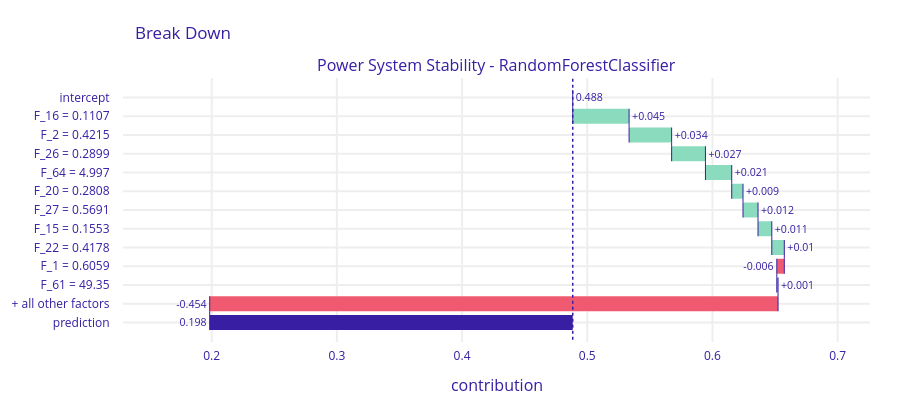

Here is the notebook cell this chart was saved with:
### Markdown cell above
## DALEX Breakdown Plot

### Code cell
bd_exp.plot()

### Figure 1 — Plotly figure (JSON) as saved in the notebook; plotly's stock layout.template omitted (floating-point values rounded to 4 significant figures)
{"data": [{"base": 0.4884, "connector": {"line": {"color": "#371ea3", "dash": "solid", "width": 1}, "mode": "spanning"}, "decreasing": {"marker": {"color": "#f05a71"}}, "hoverinfo": "text+delta", "hoverlabel": {"bgcolor": "rgba(0,0,0,0.8)"}, "hovertext": ["Average response: 0.488<br>Prediction: 0.198", "F_16 = 0.1107<br>increases average response by", "F_2 = 0.4215<br>increases average response by", "F_26 = 0.2899<br>increases average response by", "F_64 = 4.997<br>increases average response by", "F_20 = 0.2808<br>increases average response by", "F_27 = 0.5691<br>increases average response by", "F_15 = 0.1553<br>increases average response by", "F_22 = 0.4178<br>increases average response by", "F_1 = 0.6059<br>decreases average response by", "F_61 = 49.35<br>increases average response by", "+ all other factors<br>decreases average response by", "Average response: 0.488<br>Prediction: 0.198"], "increasing": {"marker": {"color": "#8bdcbe"}}, "measure": ["relative", "relative", "relative", "relative", "relative", "relative", "relative", "relative", "relative", "relative", "relative", "relative", "total"], "orientation": "h", "showlegend": false, "text": ["0.488", "+0.045", "+0.034", "+0.027", "+0.021", "+0.009", "+0.012", "+0.011", "+0.01", "-0.006", "+0.001", "-0.454", "0.198"], "textposition": "outside", "totals": {"marker": {"color": "#371ea3"}}, "type": "waterfall", "x": [0, 0.045, 0.034, 0.027, 0.021, 0.009, 0.012, 0.011, 0.01, -0.006, 0.001, -0.454, -0.291], "xaxis": "x", "y": ["intercept", "F_16 = 0.1107", "F_2 = 0.4215", "F_26 = 0.2899", "F_64 = 4.997", "F_20 = 0.2808", "F_27 = 0.5691", "F_15 = 0.1553", "F_22 = 0.4178", "F_1 = 0.6059", "F_61 = 49.35", "+ all other factors", "prediction"], "yaxis": "y"}], "layout": {"annotations": [{"font": {"size": 16}, "showarrow": false, "text": "Power System Stability - RandomForestClassifier", "x": 0.5, "xanchor": "center", "xref": "paper", "y": 1, "yanchor": "bottom", "yref": "paper"}, {"font": {"size": 16}, "showarrow": false, "text": "contribution", "x": 0.5, "xanchor": "center", "xref": "paper", "y": 0, "yanchor": "top", "yref": "paper", "yshift": -30}], "font": {"color": "#371ea3"}, "height": 413, "margin": {"b": 71, "r": 30, "t": 78}, "shapes": [{"line": {"color": "#371ea3", "dash": "dot", "width": 1.5}, "type": "line", "x0": 0.4884, "x1": 0.4884, "xref": "x", "y0": -1, "y1": 13, "yref": "y"}], "title": {"text": "Break Down", "x": 0.15}, "xaxis": {"anchor": "y", "automargin": true, "domain": [0, 1], "fixedrange": true, "gridwidth": 2, "range": [0.1292, 0.7258], "tickcolor": "white", "ticklen": 3, "ticks": "outside", "type": "linear", "zeroline": false}, "yaxis": {"anchor": "x", "automargin": true, "autorange": "reversed", "domain": [0, 1], "fixedrange": true, "gridwidth": 2, "tickcolor": "white", "ticklen": 10, "ticks": "outside", "type": "category"}}}
